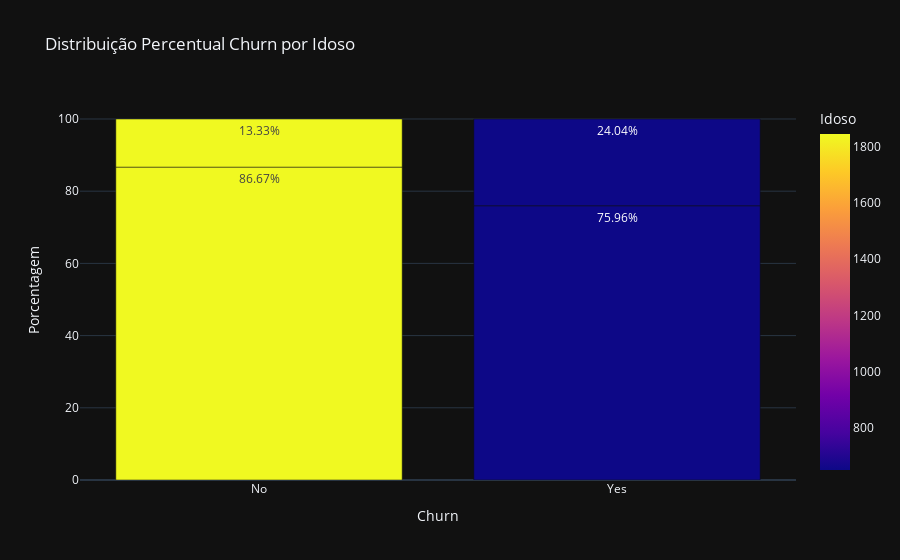

Write notebook code for a chart like this one.
### Markdown cell above
### Trazendo insigths
* Nesse gráfico Observamos que 89,68% dos clientes que fazem contratos mensalmente, são mais propensos a dar chrun. Ou melhor, abandonar.
* Clientes com 1 ano de Contrato tem 8,94% de chances de churn, um valor bem baixo, e melhor do que mensalmente.
* E por fim, cliente que tem 2 anos de contratos tem 1,39% de chances de dar Churn.

### Code cell
# ---------- Gráfico de barras empilhadas Churn x Idoso. ----------
df_grouped = (df.groupby(['Churn', 'Idoso']).size().reset_index(name='Count'))
df_grouped['Idoso'] = df_grouped.groupby('Churn')['Count'].transform('sum')
df_grouped['Percent'] = (df_grouped['Count'] / df_grouped['Idoso']) * 100

# ----------- Gráfico de barras empilhadas. ----------
# .round(2) ele traz casas decimais.
fig = px.bar(df_grouped, x='Churn', y='Percent',  color='Idoso', barmode='stack', text=df_grouped['Percent'].round(2).astype(str) + '%',labels={
        'Churn': 'Churn',
        'Percent': 'Porcentagem',
        'Idoso': 'Idoso'},
    title='Distribuição Percentual Churn por Idoso')
fig.show()

### Figure 1 — Plotly figure (JSON) as saved in the notebook; plotly's stock layout.template omitted (floating-point values rounded to 4 significant figures)
{"data": [{"hovertemplate": "Churn=%{x}<br>Porcentagem=%{y}<br>text=%{text}<br>Idoso=%{marker.color}<extra></extra>", "legendgroup": "", "marker": {"color": [1846, 1846, 649, 649], "coloraxis": "coloraxis", "pattern": {"shape": ""}}, "name": "", "orientation": "v", "showlegend": false, "text": ["86.67%", "13.33%", "75.96%", "24.04%"], "textposition": "auto", "x": ["No", "No", "Yes", "Yes"], "xaxis": "x", "y": [86.67, 13.33, 75.96, 24.04], "yaxis": "y", "type": "bar"}], "layout": {"xaxis": {"anchor": "y", "domain": [0.0, 1.0], "title": {"text": "Churn"}}, "yaxis": {"anchor": "x", "domain": [0.0, 1.0], "title": {"text": "Porcentagem"}}, "coloraxis": {"colorbar": {"title": {"text": "Idoso"}}, "colorscale": [[0.0, "#0d0887"], [0.1111, "#46039f"], [0.2222, "#7201a8"], [0.3333, "#9c179e"], [0.4444, "#bd3786"], [0.5556, "#d8576b"], [0.6667, "#ed7953"], [0.7778, "#fb9f3a"], [0.8889, "#fdca26"], [1.0, "#f0f921"]]}, "legend": {"tracegroupgap": 0}, "title": {"text": "Distribuição Percentual Churn por Idoso"}, "barmode": "stack"}}
